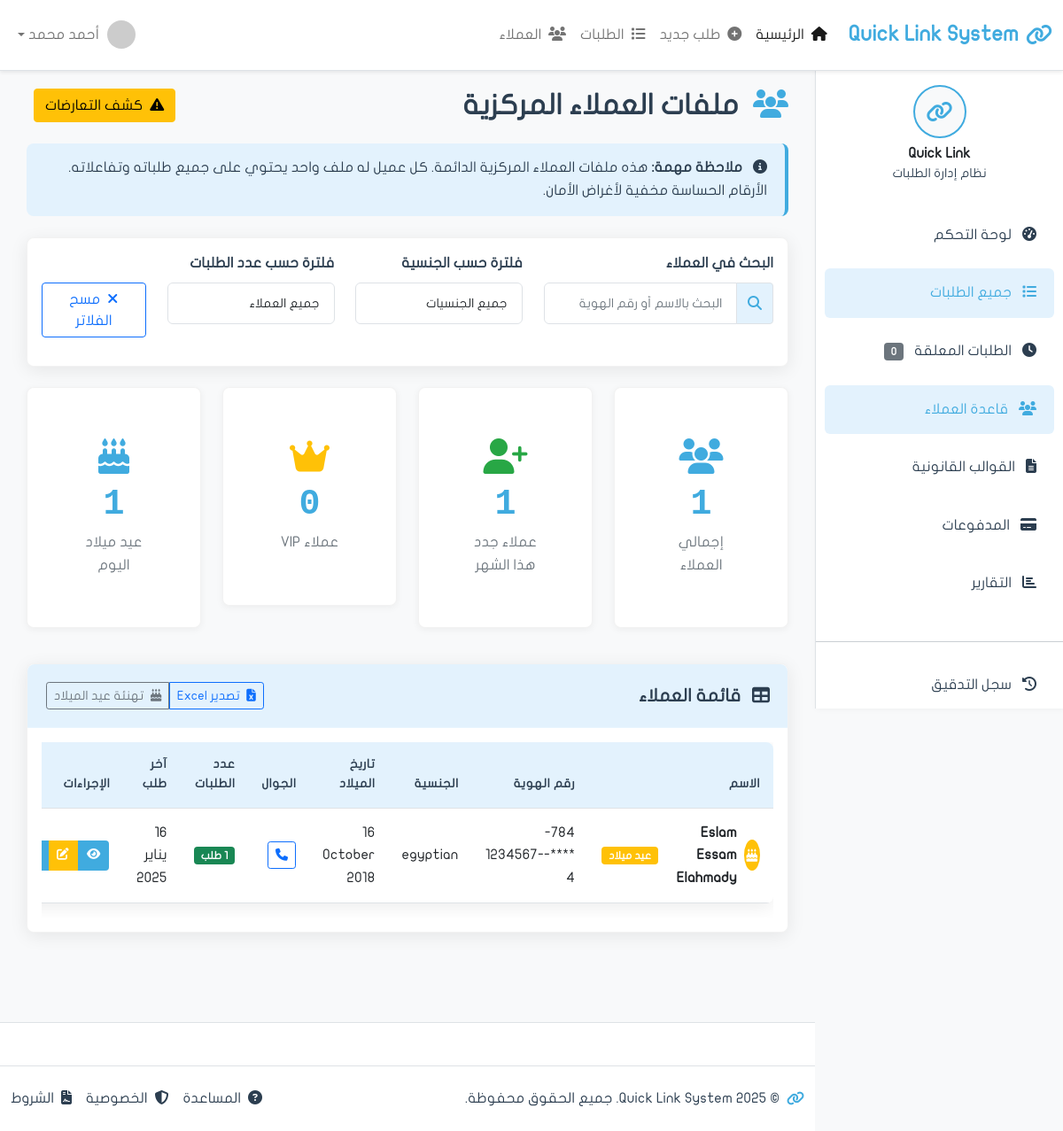
The page /clients/ on the database as committed earlier.
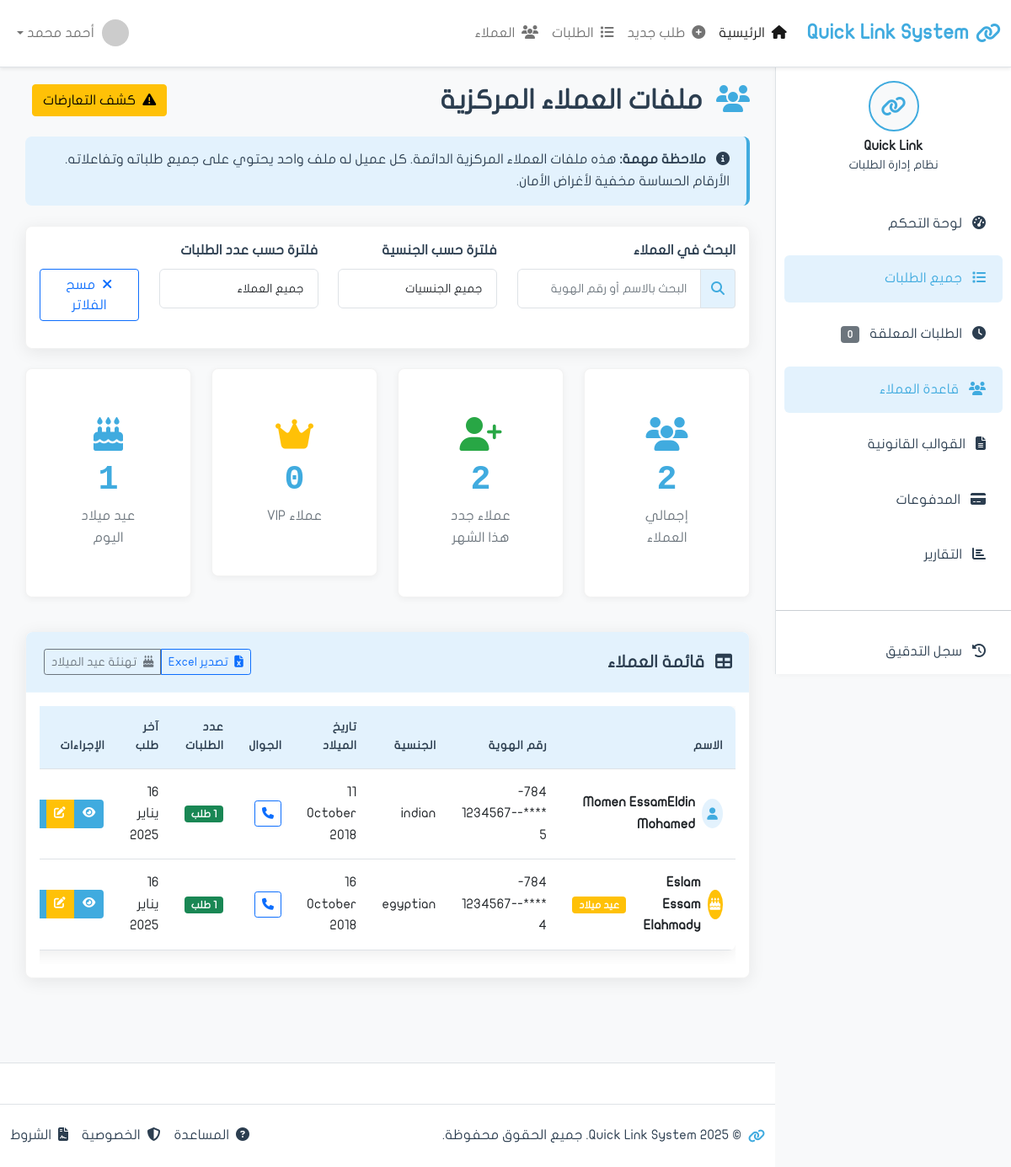
The same page on the database as committed later.
### apps/clients/models.py (models this page shows, shortened)
class Customer(models.Model):
    full_name = models.CharField('الاسم الرباعي', max_length=200)
    full_name_english = models.CharField('الاسم بالإنجليزية', max_length=200, blank=True)
    emirates_id = models.CharField(
        'رقم الهوية',
        max_length=18,
        unique=True,
        validators=[
            RegexValidator(
                regex=r'^784-\d{4}-\d{7}-\d{1}$',
                message='رقم الهوية يجب أن يكون بصيغة: 784-XXXX-XXXXXXX-X'
            )
        ]
    )
    date_of_birth = models.DateField('تاريخ الميلاد')
    nationality = models.CharField('الجنسية', max_length=100, default='الإمارات')
    gender = models.CharField('الجنس', max_length=10, choices=[
        ('male', 'ذكر'),
        ('female', 'أنثى'),
    ])
    phone = models.CharField('رقم الجوال', max_length=20)
    email = models.EmailField('البريد الإلكتروني', blank=True)
    address = models.TextField('العنوان', blank=True)
    occupation = models.CharField('المهنة', max_length=100, blank=True)
    company_name = models.CharField('اسم الشركة', max_length=200, blank=True)
    created_at = models.DateTimeField('تاريخ الإنشاء', auto_now_add=True)
    updated_at = models.DateTimeField('آخر تحديث', auto_now=True)
    created_by = models.ForeignKey(
        'auth.User',
        on_delete=models.SET_NULL,
        null=True,
        related_name='customers_created',
        verbose_name='تم الإنشاء بواسطة'
    )
    is_active = models.BooleanField('نشط', default=True)
    is_verified = models.BooleanField('موثق', default=False)
    notes = models.TextField('ملاحظات', blank=True)
    class Meta:
        verbose_name = 'عميل'
        verbose_name_plural = 'العملاء'
        ordering = ['-created_at']
        indexes = [
            models.Index(fields=['emirates_id']),
            models.Index(fields=['full_name']),
            models.Index(fields=['phone']),
        ]
    @property
    def masked_emirates_id(self):
        return f"{self.emirates_id[:3]}-****-{self.emirates_id[-9:-2]}-{self.emirates_id[-1]}"
    @property
    def is_birthday_today(self):
        today = date.today()
        return (today.month, today.day) == (self.date_of_birth.month, self.date_of_birth.day)

### apps/clients/views.py (the view, shortened to what this page needs)
# urls.py: path('', views.list, name='list'),
def list(request):
    search_query = request.GET.get('q')
    nationality_filter = request.GET.get('nationality')
    requests_filter = request.GET.get('requests')
    customers = Customer.objects.filter(is_active=True).annotate(
        requests_count=Count('requests')
    )
    if search_query:
        customers = customers.filter(
            Q(full_name__icontains=search_query) |
            Q(emirates_id__icontains=search_query) |
            Q(phone__icontains=search_query)
        )
    if nationality_filter and nationality_filter != 'all':
        customers = customers.filter(nationality__icontains=nationality_filter)
    customers = customers.order_by('-created_at')
    total_customers = Customer.objects.filter(is_active=True).count()
    first_day_of_month = date.today().replace(day=1)
    new_customers_count = Customer.objects.filter(
        is_active=True,
        created_at__gte=first_day_of_month
    ).count()
    vip_customers_count = Customer.objects.filter(is_active=True).annotate(
        requests_count=Count('requests')
    ).filter(requests_count__gt=5).count()
    today = date.today()
    birthday_customers_count = Customer.objects.filter(
        is_active=True,
        date_of_birth__month=today.month,
        date_of_birth__day=today.day
    ).count()
    context = {
        'page_title': 'قاعدة العملاء',
        'customers': customers,
        'total_customers': total_customers,
        'new_customers_count': new_customers_count,
        'vip_customers_count': vip_customers_count,
        'birthday_customers_count': birthday_customers_count,
    }
    return render(request, 'clients/list.html', context)

### apps/clients/templates/clients/list.html (shortened to what this page needs)
{% extends 'base.html' %}
{% load static %}
{% block content %}
            <div class="d-flex justify-content-between align-items-center mb-4">
                <h2 class="mb-0">
                    <i class="fas fa-users me-2 text-primary"></i>
                    ملفات العملاء المركزية
                </h2>
                <div>
                    <a href="{% url 'clients:identity_check' %}" class="btn btn-warning me-2">
                        <i class="fas fa-exclamation-triangle me-1"></i>
                        كشف التعارضات
                    </a>
                </div>
            </div>
            <div class="alert alert-info mb-4">
                <i class="fas fa-info-circle me-2"></i>
                <strong>ملاحظة مهمة:</strong> هذه ملفات العملاء المركزية الدائمة. كل عميل له ملف واحد يحتوي على جميع طلباته وتفاعلاته. الأرقام الحساسة مخفية لأغراض الأمان.
            </div>
            <div class="card shadow-custom mb-4">
                <div class="card-body">
                    <div class="row">
                        <div class="col-md-4 mb-3">
                            <label class="form-label">البحث في العملاء</label>
                            <div class="input-group">
                                <span class="input-group-text">
                                    <i class="fas fa-search"></i>
                                </span>
                                <input type="text" class="form-control" placeholder="البحث بالاسم أو رقم الهوية" id="customerSearchInput">
                            </div>
                        </div>
                        <div class="col-md-3 mb-3">
                            <label class="form-label">فلترة حسب الجنسية</label>
                            <select class="form-control" id="nationalityFilter">
                                <option value="all">جميع الجنسيات</option>
                            </select>
                        </div>
                        <div class="col-md-3 mb-3">
                            <label class="form-label">فلترة حسب عدد الطلبات</label>
                            <select class="form-control" id="requestsFilter">
                                <option value="all">جميع العملاء</option>
                            </select>
                        </div>
                        <div class="col-md-2 mb-3">
                            <label class="form-label">&nbsp;</label>
                            <div class="d-grid">
                                <a href="{% url 'clients:list' %}" class="btn btn-outline-primary">
                                    <i class="fas fa-times me-1"></i>
                                    مسح الفلاتر
                                </a>
                            </div>
                        </div>
                    </div>
                </div>
            </div>
            <div class="row mb-4">
                <div class="col-xl-3 col-md-6 mb-3">
                    <div class="card stats-card">
                        <div class="card-body text-center">
                            <i class="fas fa-users icon-large text-primary"></i>
                            <div class="stats-number">{{ total_customers|default:0 }}</div>
                            <div class="stats-label">إجمالي العملاء</div>
                        </div>
                    </div>
                </div>
                <div class="col-xl-3 col-md-6 mb-3">
                    <div class="card stats-card">
                        <div class="card-body text-center">
                            <i class="fas fa-user-plus icon-large text-success"></i>
                            <div class="stats-number">{{ new_customers_count|default:0 }}</div>
                            <div class="stats-label">عملاء جدد هذا الشهر</div>
                        </div>
                    </div>
                </div>
                <div class="col-xl-3 col-md-6 mb-3">
                    <div class="card stats-card">
                        <div class="card-body text-center">
                            <i class="fas fa-crown icon-large text-warning"></i>
                            <div class="stats-number">{{ vip_customers_count|default:0 }}</div>
                            <div class="stats-label">عملاء VIP</div>
                        </div>
                    </div>
                </div>
                <div class="col-xl-3 col-md-6 mb-3">
                    <div class="card stats-card">
                        <div class="card-body text-center">
                            <i class="fas fa-birthday-cake icon-large text-info"></i>
                            <div class="stats-number">{{ birthday_customers_count|default:0 }}</div>
                            <div class="stats-label">عيد ميلاد اليوم</div>
                        </div>
                    </div>
                </div>
            </div>
            <div class="card shadow-custom">
                <div class="card-header d-flex justify-content-between align-items-center">
                    <h5 class="mb-0">
                        <i class="fas fa-table me-2"></i>
                        قائمة العملاء
                    </h5>
                    <div class="btn-group" role="group">
                        <button type="button" class="btn btn-outline-primary btn-sm" onclick="exportCustomersToExcel()">
                            <i class="fas fa-file-excel me-1"></i>
                            تصدير Excel
                        </button>
                        <button type="button" class="btn btn-outline-secondary btn-sm" onclick="sendBirthdayGreetings()">
                            <i class="fas fa-birthday-cake me-1"></i>
                            تهنئة عيد الميلاد
                        </button>
                    </div>
                </div>
                <div class="card-body">
                    <div class="table-responsive">
                        <table class="table table-hover" id="customersTable">
                            <thead>
                                <tr>
                                    <th>الاسم</th>
                                    <th>رقم الهوية</th>
                                    <th>الجنسية</th>
                                    <th>تاريخ الميلاد</th>
                                    <th>الجوال</th>
                                    <th>عدد الطلبات</th>
                                    <th>آخر طلب</th>
                                    <th>الإجراءات</th>
                                </tr>
                            </thead>
                            <tbody>
                                {% if customers %}
                                    {% for customer in customers %}
                                    <tr>
                                        <td>
                                            <div class="d-flex align-items-center">
                                                <div class="avatar-circle me-2 {% if customer.is_birthday_today %}bg-warning{% elif customer.requests_count > 5 %}bg-danger{% endif %}">
                                                    {% if customer.is_birthday_today %}
                                                        <i class="fas fa-birthday-cake"></i>
                                                    {% elif customer.requests_count > 5 %}
                                                        <i class="fas fa-crown"></i>
                                                    {% else %}
                                                        <i class="fas fa-user"></i>
                                                    {% endif %}
                                                </div>
                                                <strong>{{ customer.full_name }}</strong>
                                                {% if customer.is_birthday_today %}
                                                    <span class="badge bg-warning ms-1">عيد ميلاد</span>
                                                {% elif customer.requests_count > 5 %}
                                                    <span class="badge bg-danger ms-1">VIP</span>
                                                {% endif %}
                                            </div>
                                        </td>
                                        <td>{{ customer.masked_emirates_id }}</td>
                                        <td>{{ customer.nationality }}</td>
                                        <td>{{ customer.date_of_birth|date:"d F Y" }}</td>
                                        <td>
                                            <a href="{% url 'chat:room' %}?customer_id={{ customer.id }}" class="btn btn-sm btn-outline-primary" title="اتصال عبر WhatsApp Business">
                                                <i class="fas fa-phone"></i>
                                            </a>
                                        </td>
                                        <td>
                                            <span class="badge {% if customer.requests_count > 5 %}bg-danger{% elif customer.requests_count > 2 %}bg-warning{% else %}bg-success{% endif %}">
                                                {{ customer.requests_count }} {% if customer.requests_count == 1 %}طلب{% else %}طلبات{% endif %}
                                            </span>
                                        </td>
                                        <td>{{ customer.updated_at|date:"d يناير Y" }}</td>
                                        <td>
                                            <div class="btn-group" role="group">
                                                <a href="{% url 'clients:detail' customer.id %}" class="btn btn-action btn-view" title="عرض الملف">
                                                    <i class="fas fa-eye"></i>
                                                </a>
                                                <a href="{% url 'clients:edit' customer.id %}" class="btn btn-action btn-edit" title="تعديل">
                                                    <i class="fas fa-edit"></i>
                                                </a>
                                                <a href="{% url 'requests:list' %}?customer_id={{ customer.id }}" class="btn btn-action btn-info" title="طلبات العميل">
                                                </a>
                                            </div>
                                        </td>
                                    </tr>
                                    {% endfor %}
                                {% endif %}
                            </tbody>
                        </table>
                    </div>
                </div>
            </div>
{% endblock content %}

Rows that differ between the two databases and show on the page:
added Customer: full_name "Momen EssamEldin Mohamed", masked_emirates_id "784-****-1234567-5", nationality "indian", date_of_birth "11 October 2018", requests_count "1", shows "طلب", updated_at "16 يناير 2025"
Other text that changed with them:
{{ total_customers|default:0 }}: "1" → "2"
{{ new_customers_count|default:0 }}: "1" → "2"
